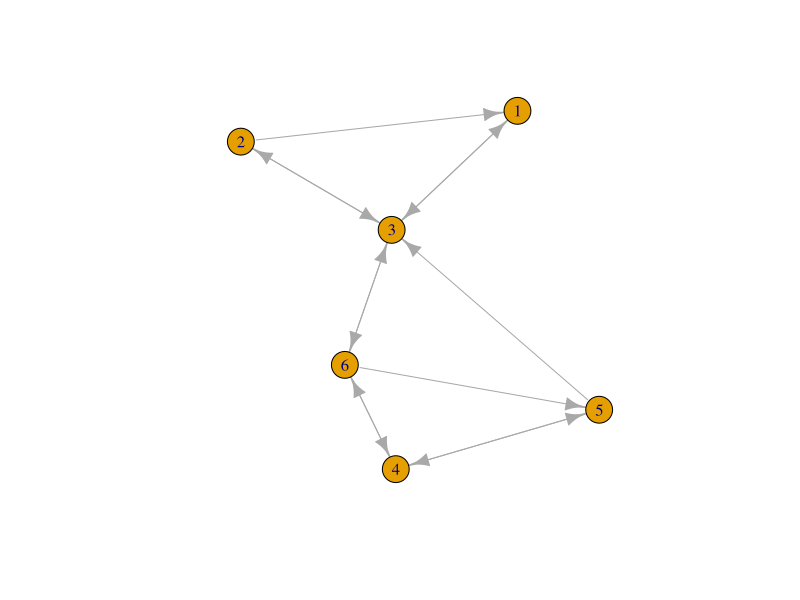
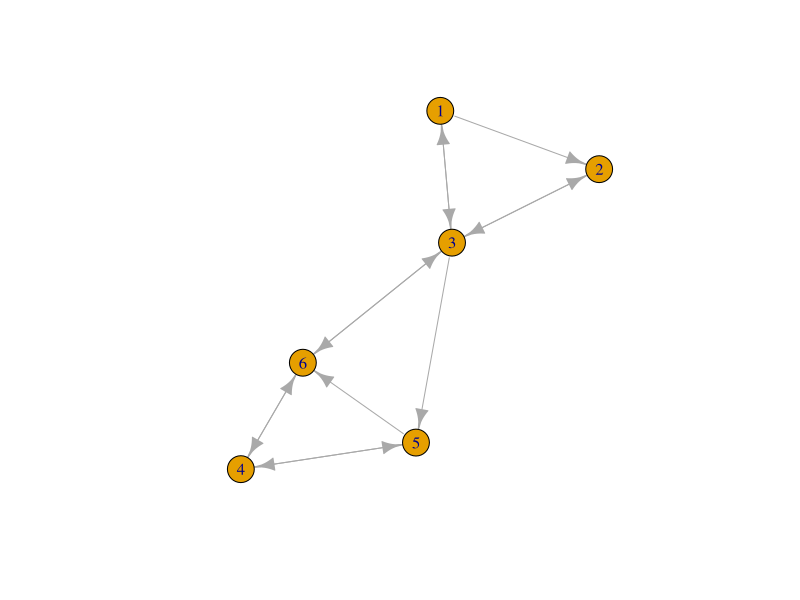

Source code (R) for these figures, in order:
## ---- chunk 1
# Forming matrix A and r_i
A = matrix(c(0,.5,.5,0,0,0,
             0,0,1,0,0,0,
             .25,.25,0,0,.25,.25,
             0,0,0,0,.5,.5,
             0,0,0,.5,0,.5,
             0,0,.5,.5,0,0), ncol=6)
r = matrix(c(1/6,1/6,1/6,1/6,1/6,1/6), ncol=1)
## ---- chunk 2
B=.85*A+(.15/6)
## ---- chunk 3
powerIteration <- function(M, rank, k){
    # Preforms power Iterations to calculate the probability of landing on a given page
    # given the following.
    #
    # Args:
    #   M = Transition Matrix
    #   r = Initial Rank of the urls
    #   k = Number of Iterations
    #
    # Returns:
    #   r_f = Final probability computed from performing the power iteration process.
    Atemp = diag(dim(M)[1])
    if(k == 0){
        return(rank)
    }
    for(i in 1:k){
        Atemp = Atemp %*% M
    }
    return(Atemp %*% rank)
}
## ---- chunk 4
r
powerIteration(A,r,0)
A%*%A%*%r
powerIteration(A,r,2)
## ---- chunk 5
power_r <- powerIteration(B,r,50)
power_r
## ---- chunk 6
decomp <- eigen(B)
## ---- chunk 7
eigen_val <- as.numeric(decomp$val)
eigen_val[which.max(eigen_val)]
## ---- chunk 8
eigen_r <- as.numeric(decomp$vectors[,which.max(decomp$values)])
eigen_r
## ---- chunk 9
scalar <- power_r/eigen_r
scalar
## ---- chunk 10
eigen_scale_r <- eigen_r * scalar
eigen_scale_r
sum(eigen_scale_r)
## ---- chunk 11
library(igraph)

# Creating the Adjacency Graph from the matrix A
graphObject <- graph.adjacency(A,weighted=TRUE, mode="directed")
plot(graphObject)
## ---- chunk 12
page.rank(graphObject)$vector
## ---- chunk 13
graphObject <- graph.adjacency(t(A),weighted=TRUE, mode="directed")
plot(graphObject)
page_r <- page.rank(graphObject)$vector
page_r
## ---- chunk 14
power_r
eigen_scale_r
page_r
